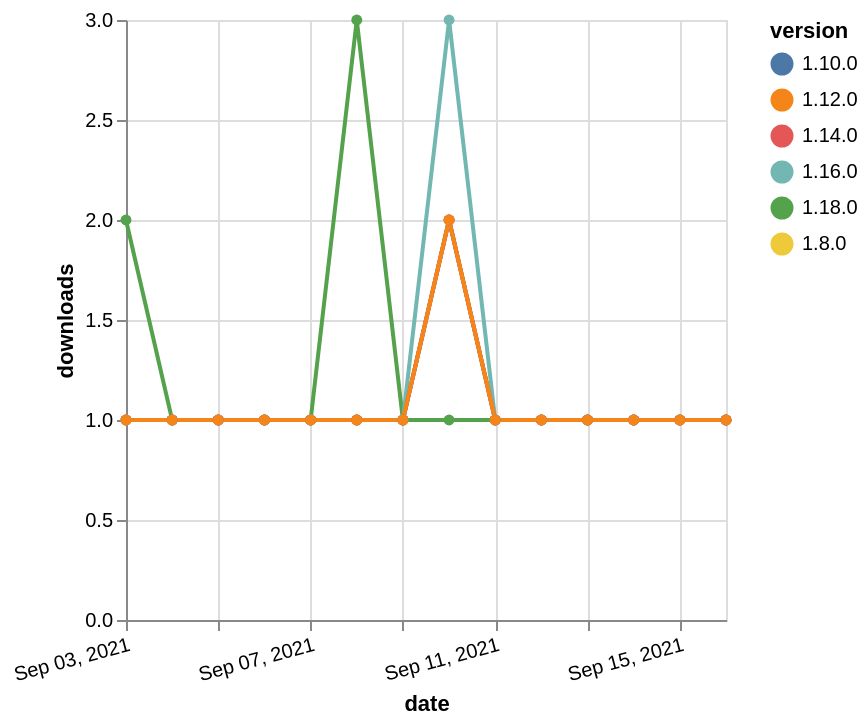

Write the Vega-Lite specification saved for this chart.
### Vega-Lite specification from a JSON file in a GitHub repository (floating-point values rounded to 4 significant figures)
{"$schema": "https://vega.github.io/schema/vega-lite/v5.json", "description": "A simple bar chart with embedded data.", "data": {"values": [{"date": "2021-09-03", "total": 113, "delta": 2, "version": "1.18.0"}, {"date": "2021-09-04", "total": 114, "delta": 1, "version": "1.18.0"}, {"date": "2021-09-05", "total": 115, "delta": 1, "version": "1.18.0"}, {"date": "2021-09-06", "total": 116, "delta": 1, "version": "1.18.0"}, {"date": "2021-09-07", "total": 117, "delta": 1, "version": "1.18.0"}, {"date": "2021-09-08", "total": 120, "delta": 3, "version": "1.18.0"}, {"date": "2021-09-09", "total": 121, "delta": 1, "version": "1.18.0"}, {"date": "2021-09-10", "total": 122, "delta": 1, "version": "1.18.0"}, {"date": "2021-09-11", "total": 123, "delta": 1, "version": "1.18.0"}, {"date": "2021-09-12", "total": 124, "delta": 1, "version": "1.18.0"}, {"date": "2021-09-13", "total": 125, "delta": 1, "version": "1.18.0"}, {"date": "2021-09-14", "total": 126, "delta": 1, "version": "1.18.0"}, {"date": "2021-09-15", "total": 127, "delta": 1, "version": "1.18.0"}, {"date": "2021-09-16", "total": 128, "delta": 1, "version": "1.18.0"}, {"date": "2021-09-03", "total": 235, "delta": 1, "version": "1.8.0"}, {"date": "2021-09-04", "total": 236, "delta": 1, "version": "1.8.0"}, {"date": "2021-09-05", "total": 237, "delta": 1, "version": "1.8.0"}, {"date": "2021-09-06", "total": 238, "delta": 1, "version": "1.8.0"}, {"date": "2021-09-07", "total": 239, "delta": 1, "version": "1.8.0"}, {"date": "2021-09-08", "total": 240, "delta": 1, "version": "1.8.0"}, {"date": "2021-09-09", "total": 241, "delta": 1, "version": "1.8.0"}, {"date": "2021-09-10", "total": 243, "delta": 2, "version": "1.8.0"}, {"date": "2021-09-11", "total": 244, "delta": 1, "version": "1.8.0"}, {"date": "2021-09-12", "total": 245, "delta": 1, "version": "1.8.0"}, {"date": "2021-09-13", "total": 246, "delta": 1, "version": "1.8.0"}, {"date": "2021-09-14", "total": 247, "delta": 1, "version": "1.8.0"}, {"date": "2021-09-15", "total": 248, "delta": 1, "version": "1.8.0"}, {"date": "2021-09-16", "total": 249, "delta": 1, "version": "1.8.0"}, {"date": "2021-09-03", "total": 191, "delta": 1, "version": "1.10.0"}, {"date": "2021-09-04", "total": 192, "delta": 1, "version": "1.10.0"}, {"date": "2021-09-05", "total": 193, "delta": 1, "version": "1.10.0"}, {"date": "2021-09-06", "total": 194, "delta": 1, "version": "1.10.0"}, {"date": "2021-09-07", "total": 195, "delta": 1, "version": "1.10.0"}, {"date": "2021-09-08", "total": 196, "delta": 1, "version": "1.10.0"}, {"date": "2021-09-09", "total": 197, "delta": 1, "version": "1.10.0"}, {"date": "2021-09-10", "total": 199, "delta": 2, "version": "1.10.0"}, {"date": "2021-09-11", "total": 200, "delta": 1, "version": "1.10.0"}, {"date": "2021-09-12", "total": 201, "delta": 1, "version": "1.10.0"}, {"date": "2021-09-13", "total": 202, "delta": 1, "version": "1.10.0"}, {"date": "2021-09-14", "total": 203, "delta": 1, "version": "1.10.0"}, {"date": "2021-09-15", "total": 204, "delta": 1, "version": "1.10.0"}, {"date": "2021-09-16", "total": 205, "delta": 1, "version": "1.10.0"}, {"date": "2021-09-03", "total": 176, "delta": 1, "version": "1.16.0"}, {"date": "2021-09-04", "total": 177, "delta": 1, "version": "1.16.0"}, {"date": "2021-09-05", "total": 178, "delta": 1, "version": "1.16.0"}, {"date": "2021-09-06", "total": 179, "delta": 1, "version": "1.16.0"}, {"date": "2021-09-07", "total": 180, "delta": 1, "version": "1.16.0"}, {"date": "2021-09-08", "total": 181, "delta": 1, "version": "1.16.0"}, {"date": "2021-09-09", "total": 182, "delta": 1, "version": "1.16.0"}, {"date": "2021-09-10", "total": 185, "delta": 3, "version": "1.16.0"}, {"date": "2021-09-11", "total": 186, "delta": 1, "version": "1.16.0"}, {"date": "2021-09-12", "total": 187, "delta": 1, "version": "1.16.0"}, {"date": "2021-09-13", "total": 188, "delta": 1, "version": "1.16.0"}, {"date": "2021-09-14", "total": 189, "delta": 1, "version": "1.16.0"}, {"date": "2021-09-15", "total": 190, "delta": 1, "version": "1.16.0"}, {"date": "2021-09-16", "total": 191, "delta": 1, "version": "1.16.0"}, {"date": "2021-09-03", "total": 153, "delta": 1, "version": "1.14.0"}, {"date": "2021-09-04", "total": 154, "delta": 1, "version": "1.14.0"}, {"date": "2021-09-05", "total": 155, "delta": 1, "version": "1.14.0"}, {"date": "2021-09-06", "total": 156, "delta": 1, "version": "1.14.0"}, {"date": "2021-09-07", "total": 157, "delta": 1, "version": "1.14.0"}, {"date": "2021-09-08", "total": 158, "delta": 1, "version": "1.14.0"}, {"date": "2021-09-09", "total": 159, "delta": 1, "version": "1.14.0"}, {"date": "2021-09-10", "total": 161, "delta": 2, "version": "1.14.0"}, {"date": "2021-09-11", "total": 162, "delta": 1, "version": "1.14.0"}, {"date": "2021-09-12", "total": 163, "delta": 1, "version": "1.14.0"}, {"date": "2021-09-13", "total": 164, "delta": 1, "version": "1.14.0"}, {"date": "2021-09-14", "total": 165, "delta": 1, "version": "1.14.0"}, {"date": "2021-09-15", "total": 166, "delta": 1, "version": "1.14.0"}, {"date": "2021-09-16", "total": 167, "delta": 1, "version": "1.14.0"}, {"date": "2021-09-03", "total": 174, "delta": 1, "version": "1.12.0"}, {"date": "2021-09-04", "total": 175, "delta": 1, "version": "1.12.0"}, {"date": "2021-09-05", "total": 176, "delta": 1, "version": "1.12.0"}, {"date": "2021-09-06", "total": 177, "delta": 1, "version": "1.12.0"}, {"date": "2021-09-07", "total": 178, "delta": 1, "version": "1.12.0"}, {"date": "2021-09-08", "total": 179, "delta": 1, "version": "1.12.0"}, {"date": "2021-09-09", "total": 180, "delta": 1, "version": "1.12.0"}, {"date": "2021-09-10", "total": 182, "delta": 2, "version": "1.12.0"}, {"date": "2021-09-11", "total": 183, "delta": 1, "version": "1.12.0"}, {"date": "2021-09-12", "total": 184, "delta": 1, "version": "1.12.0"}, {"date": "2021-09-13", "total": 185, "delta": 1, "version": "1.12.0"}, {"date": "2021-09-14", "total": 186, "delta": 1, "version": "1.12.0"}, {"date": "2021-09-15", "total": 187, "delta": 1, "version": "1.12.0"}, {"date": "2021-09-16", "total": 188, "delta": 1, "version": "1.12.0"}]}, "width": "container", "mark": {"type": "line", "point": {"filled": true}}, "encoding": {"x": {"field": "date", "type": "temporal", "timeUnit": "yearmonthdate", "title": "date", "axis": {"labelAngle": -15}}, "y": {"field": "delta", "type": "quantitative", "title": "downloads"}, "color": {"field": "version", "type": "nominal"}, "tooltip": {"field": "delta"}}}
